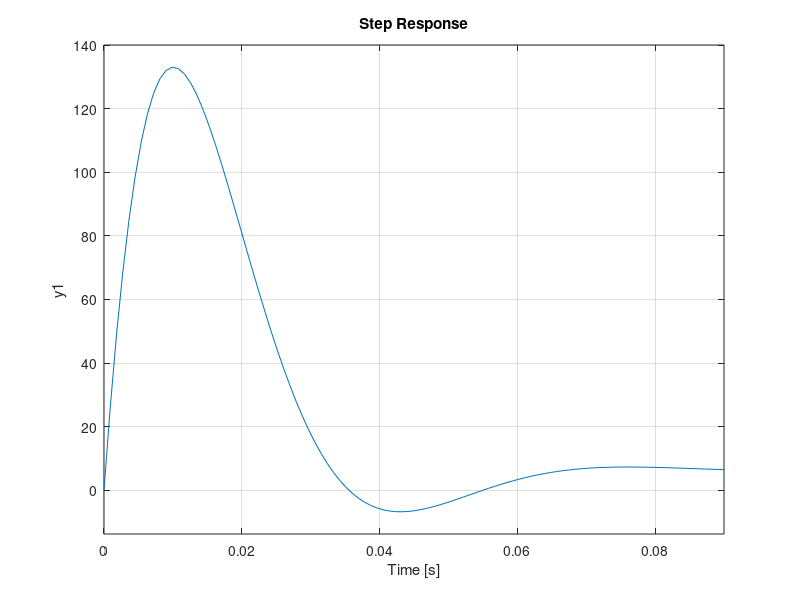

Write MATLAB code to recreate this figure. (Note: this script raises an error after producing the figure.)
I= 25;
KiKc = 348100;
Ks=0.01;
a1= KiKc/I;
b1= (KiKc*Ks)/I;


x=tf([1*a1 0.5*a1],[1 b1 a1]);
x2=tf([2.2*a1 6*a1],[1 b1 a1]);
x3=tf([0.2*a1 2*a1],[1 b1 a1]);

hold on
step (x);
step (x2);
Step (x3);

hold off